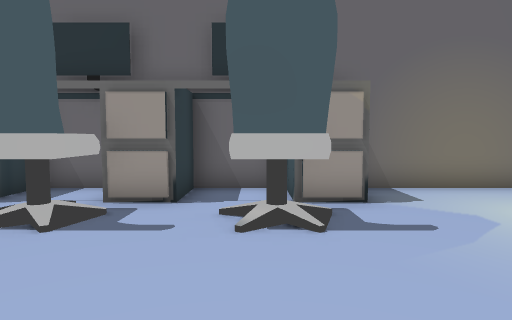
view 1 (above)

17 first-person views from a walk through a 3-D level made in the Unity game engine. The camera is 1.2 m above the floor, tilts 4° down and sees 75° across. The floor is counted in squares, 1 m on a side. Each view is taken from the middle of a square. On the plan, view 1 faces up. The plan holds only what a view shows up to about 14 squares ahead; the rest is blank. The place goes on beyond the plan. The player is left out.

view 2
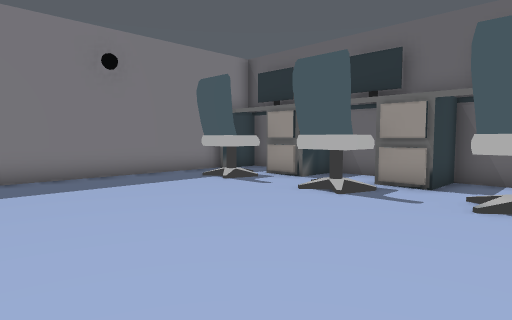

view 3
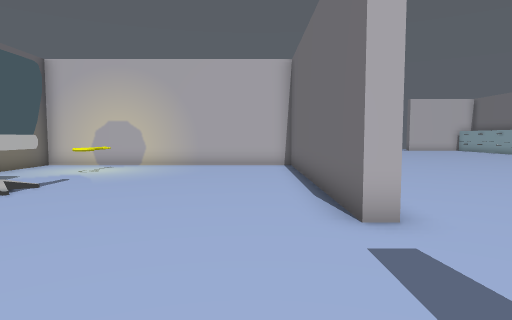

view 4
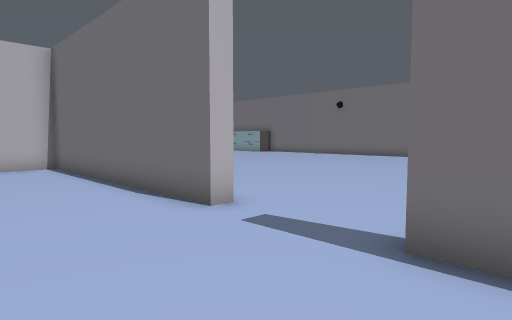

view 5
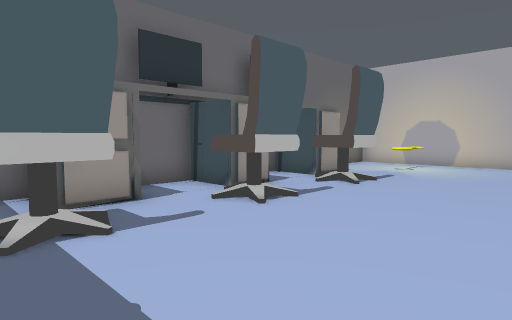

view 6
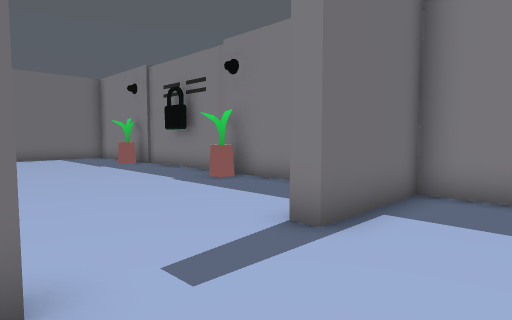

view 7
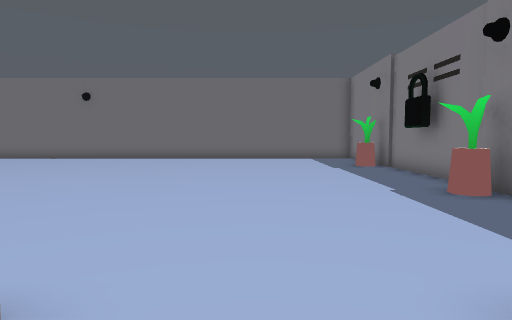

view 8
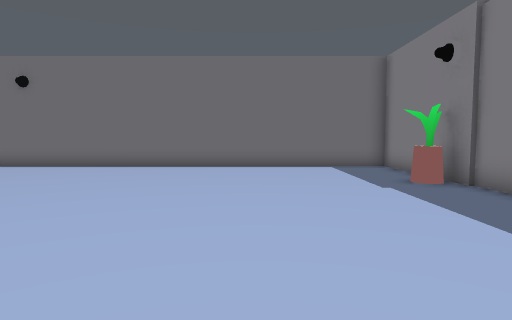

view 9
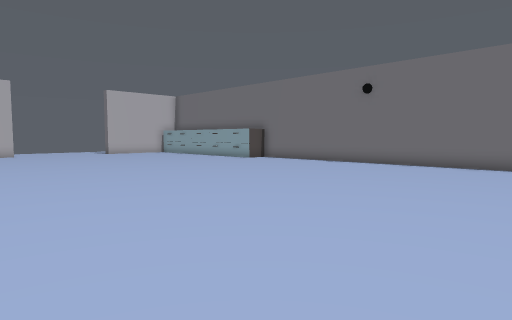

view 10
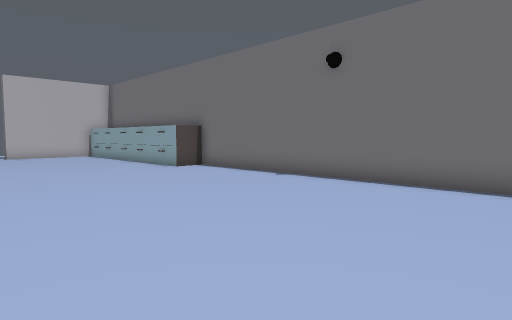

view 11
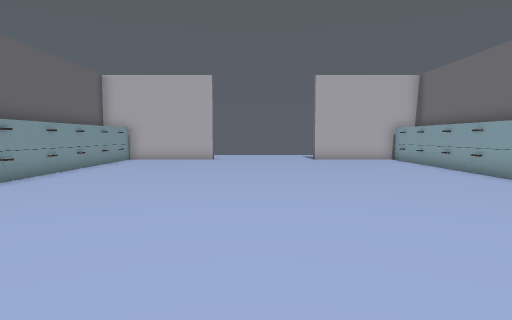

view 12
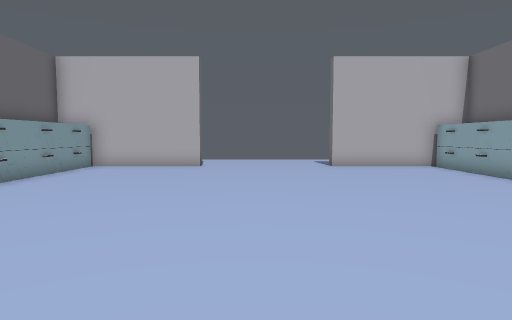

view 13
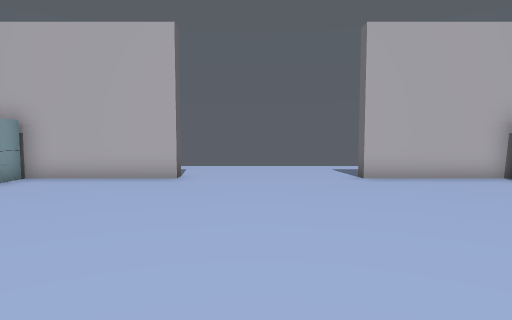

view 14
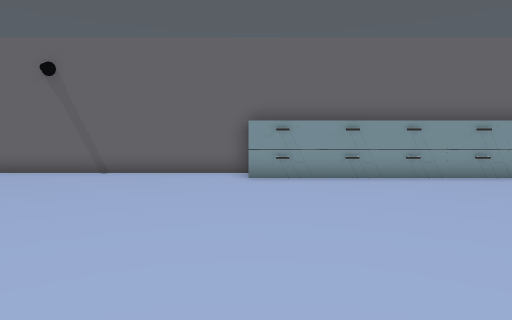

view 15
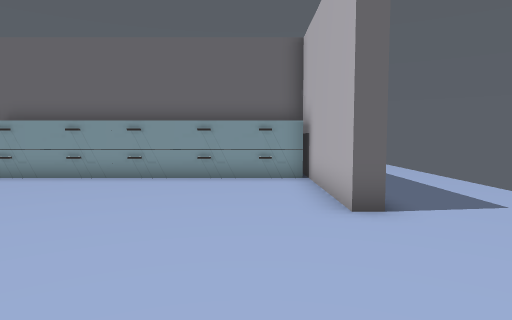

view 16
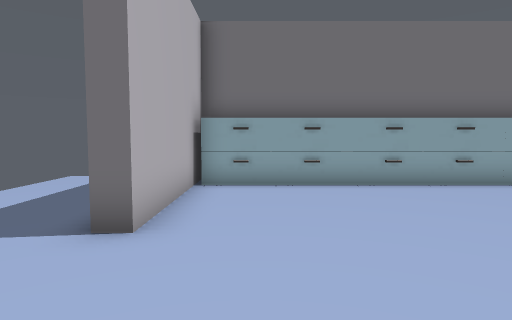

view 17
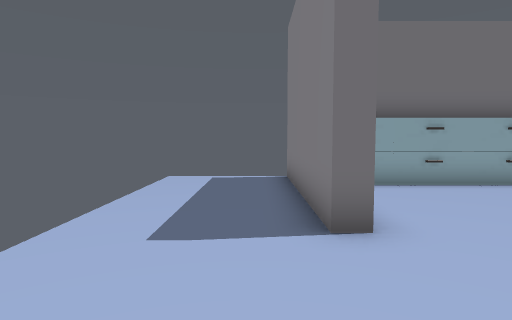

### Floor plan
Points are (right, up) in squares from view 1. A wall is a line through its corners. A room is listed if a view was taken in it or the views show most of it. See-through windows are left out.
Room 1 (views 1, 2, 3, 4, 5, 6, 7)
walls: (0.8, 7.7) (-4.9, 7.7); (-2.4, -2.5) (7, -2.5) (7, 7.7) (2.6, 7.7); (-6.5, 7.7) (-8.9, 7.7); (-9.2, 6.2) (-9.2, -2.5) (-5.7, -2.5)
ways out: opening at (-4, -2) to room 2
objects: other object (-9, 7); other object (-7, 4) to (-6, 5); other object (-6, 6) to (-6, 7); other object (-5, 6) to (-2, 7); other object (-4, 4) to (-3, 5); other object (0, 4) to (1, 5); other object (1, 6) to (2, 7); other object (4, 5)
Room 2 (views 8, 9, 10, 11, 12, 13, 14, 15, 16, 17)
walls: (11.9, -3) (3.5, -3); (-2.4, -3.1) (-2.4, -2.5); (22.1, -8.7) (21.5, -8.7) (21.5, -3); (21.5, -19.4) (21.5, -14.1) (22.1, -14.1) (22.1, -20.1); (-5.7, -2.5) (-5.7, -3.1); (-9.2, -14) (-9.2, -19.5) (11.4, -19.5); (-9.2, -5.8) (-9.2, -7.5)
ways out: opening at (-4, -2) to room 1; opening at (24, -3)
objects: other object (-9, -15) to (-8, -15); other object (-9, -13) to (-9, -9); other object (-9, -8) to (-8, -8); other object (12, -19) to (13, -18); other object (12, -4) to (13, -4); other object (14, -19) to (15, -18); other object (14, -4) to (15, -4); other object (16, -18) to (17, -18); other object (16, -4) to (17, -4); other object (18, -19) to (19, -18); other object (18, -4) to (19, -4); other object (20, -19) to (21, -18); other object (20, -4) to (21, -4)

Where each view was taken, in squares from view 1:
view 1: 0 up, 0 right, facing up
view 2: 2 down, 1 right, facing up-left
view 3: 1 down, 7 left, facing right
view 4: 1 up, 7 left, facing down-right
view 5: 0 up, 8 left, facing up-right
view 6: 0 up, 2 left, facing down-left
view 7: 1 down, 4 left, facing down
view 8: 6 down, 4 left, facing down
view 9: 5 down, 2 left, facing down-right
view 10: 11 down, 0 right, facing down-right
view 11: 11 down, 4 right, facing right
view 12: 11 down, 8 right, facing right
view 13: 11 down, 12 right, facing right
view 14: 14 down, 12 right, facing up
view 15: 14 down, 20 right, facing up
view 16: 10 down, 20 right, facing down
view 17: 10 down, 23 right, facing down
